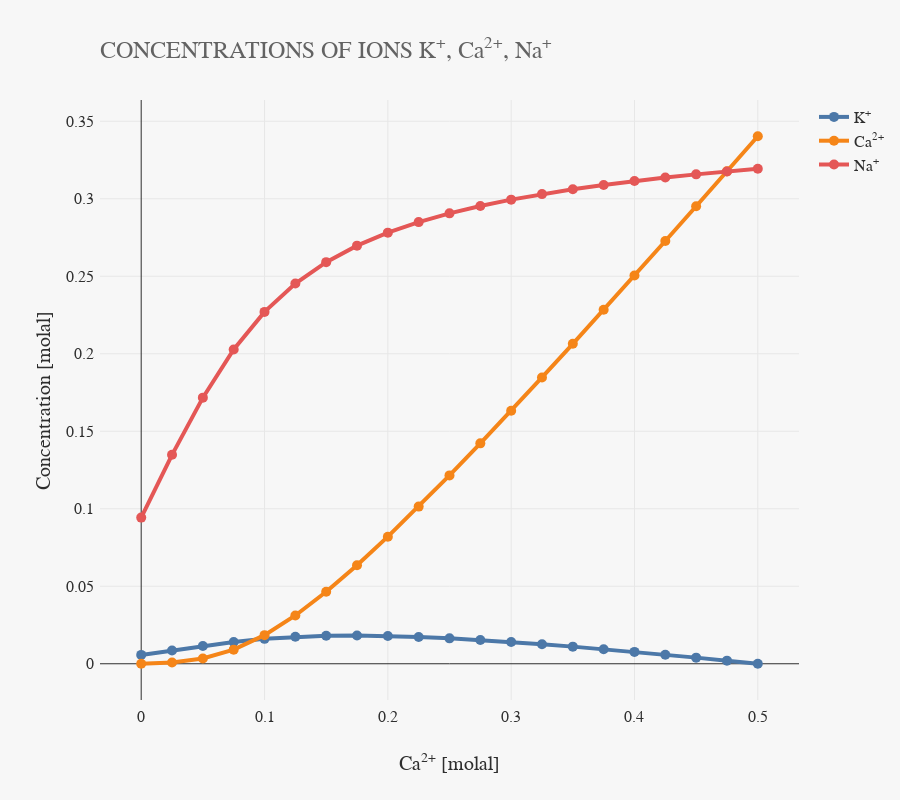

The notebook cell saved with this chart:
### Markdown cell above
This figure shows that as the concentration of Ca<sup>2+</sup> increases from 0.0 to 0.5 molal, while the concentration of K<sup>+</sup> decreases from 0.1 to 0.0 molal, there is a tendency for the cations Na<sup>+</sup> and K<sup>+</sup> to unbind from their respective NaX and KX exchange phases. In the process, the cations Ca<sup>2+</sup> tend to bind to the available ion exchange species X<sup>-</sup>, with the exchange phase CaX{{_2}} becoming predominant among the others.

The next figure shows how the concentrations of Na<sup>+</sup>, K<sup>+</sup> and Ca<sup>2+</sup> behave in the process.

### Code cell
fig = Figure()
fig.title("CONCENTRATIONS OF IONS K<sup>+</sup>, Ca<sup>2+</sup>, Na<sup>+</sup>")
fig.xaxisTitle('Ca<sup>2+</sup> [molal]')
fig.yaxisTitle('Concentration [molal]')

fig.drawLineWithMarkers(df["amount_Ca"], df["amount_K_ion"], name="K<sup>+</sup>")
fig.drawLineWithMarkers(df["amount_Ca"], df["amount_Ca_ion"], name="Ca<sup>2+</sup>")
fig.drawLineWithMarkers(df["amount_Ca"], df["amount_Na_ion"], name="Na<sup>+</sup>")

fig.show()

### Figure 1 — Plotly figure (JSON) as saved in the notebook; plotly's stock layout.template omitted (floating-point values rounded to 4 significant figures)
{"data": [{"mode": "lines+markers", "name": "K<sup>+</sup>", "type": "scatter", "x": [2e-16, 0.025, 0.05, 0.075, 0.1, 0.125, 0.15, 0.175, 0.2, 0.225, 0.25, 0.275, 0.3, 0.325, 0.35, 0.375, 0.4, 0.425, 0.45, 0.475, 0.5], "y": [0.005711, 0.008575, 0.01146, 0.01406, 0.01607, 0.01738, 0.01804, 0.01818, 0.01789, 0.01727, 0.01639, 0.01529, 0.01401, 0.01259, 0.01105, 0.009399, 0.007658, 0.005839, 0.003951, 0.002002, 1e-16]}, {"mode": "lines+markers", "name": "Ca<sup>2+</sup>", "type": "scatter", "x": [2e-16, 0.025, 0.05, 0.075, 0.1, 0.125, 0.15, 0.175, 0.2, 0.225, 0.25, 0.275, 0.3, 0.325, 0.35, 0.375, 0.4, 0.425, 0.45, 0.475, 0.5], "y": [1e-16, 0.0008106, 0.00343, 0.009107, 0.01846, 0.03115, 0.04642, 0.06354, 0.08199, 0.1014, 0.1215, 0.1422, 0.1633, 0.1847, 0.2064, 0.2283, 0.2505, 0.2727, 0.2952, 0.3177, 0.3403]}, {"mode": "lines+markers", "name": "Na<sup>+</sup>", "type": "scatter", "x": [2e-16, 0.025, 0.05, 0.075, 0.1, 0.125, 0.15, 0.175, 0.2, 0.225, 0.25, 0.275, 0.3, 0.325, 0.35, 0.375, 0.4, 0.425, 0.45, 0.475, 0.5], "y": [0.09429, 0.1348, 0.1717, 0.2027, 0.227, 0.2453, 0.2591, 0.2697, 0.2781, 0.2849, 0.2906, 0.2953, 0.2994, 0.303, 0.3061, 0.3089, 0.3114, 0.3137, 0.3157, 0.3176, 0.3193]}], "layout": {"height": 800, "title": {"text": "CONCENTRATIONS OF IONS K<sup>+</sup>, Ca<sup>2+</sup>, Na<sup>+</sup>"}, "xaxis": {"title": {"text": "Ca<sup>2+</sup> [molal]"}}, "yaxis": {"title": {"text": "Concentration [molal]"}}}}
